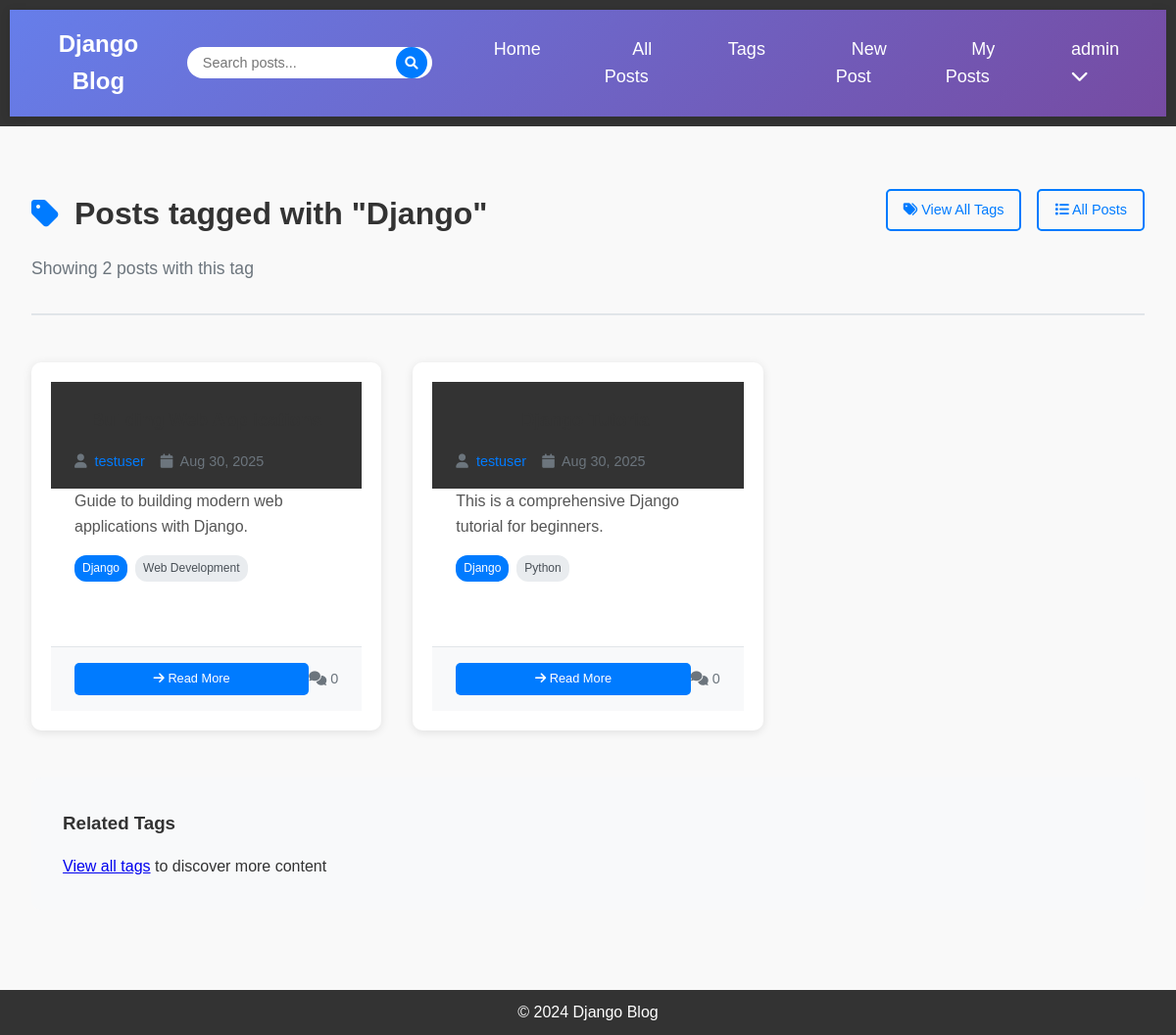
The app's page /tags/Django/ (signed in) with its own data.
### blog/models.py (models this page shows, shortened)
class Tag(models.Model):
    name = models.CharField(max_length=50, unique=True)
    created_at = models.DateTimeField(auto_now_add=True)
    class Meta:
        ordering = ['name']

class Post(models.Model):
    title = models.CharField(max_length=200)
    content = models.TextField()
    published_date = models.DateTimeField(auto_now_add=True)
    updated_date = models.DateTimeField(auto_now=True)
    author = models.ForeignKey(User, on_delete=models.CASCADE)
    tags = models.ManyToManyField(Tag, blank=True, related_name='posts')
    def get_absolute_url(self):
        return reverse('post-detail', kwargs={'pk': self.pk})
    class Meta:
        ordering = ['-published_date']

### blog/views.py (the view)
# urls.py: path('tags/<str:tag_name>/', views.PostsByTagView.as_view(), name='posts-by-tag'),
class PostsByTagView(ListView):
    model = Post
    template_name = 'blog/posts_by_tag.html'
    context_object_name = 'posts'
    paginate_by = 5
    def get_queryset(self):
        tag_name = self.kwargs.get('tag_name')
        return Post.objects.filter(tags__name__iexact=tag_name).order_by('-published_date')
    def get_context_data(self, **kwargs):
        context = super().get_context_data(**kwargs)
        tag_name = self.kwargs.get('tag_name')
        context['tag'] = get_object_or_404(Tag, name__iexact=tag_name)
        context['title'] = f'Posts tagged with "{tag_name}"'
        return context

### blog/templates/blog/posts_by_tag.html (shortened to what this page needs)
{% extends 'blog/base.html' %}
{% load static %}
{% block content %}
<div class="posts-by-tag-container">
    <div class="tag-header">
        <div class="tag-info">
            <h1>
                <i class="fas fa-tag"></i>
                Posts tagged with "{{ tag.name }}"
            </h1>
            <p class="tag-description">
                Showing {{ posts|length }} post{{ posts|length|pluralize }} with this tag
            </p>
        </div>
        <div class="tag-actions">
            <a href="{% url 'tag-list' %}" class="btn btn-outline">
                <i class="fas fa-tags"></i> View All Tags
            </a>
            <a href="{% url 'post-list' %}" class="btn btn-outline">
                <i class="fas fa-list"></i> All Posts
            </a>
        </div>
    </div>
    <div class="posts-grid">
        {% if posts %}
            {% for post in posts %}
                <article class="post-card">
                    <header class="post-card-header">
                        <h3 class="post-card-title">
                            <a href="{{ post.get_absolute_url }}">{{ post.title }}</a>
                        </h3>
                        <div class="post-card-meta">
                            <span class="author">
                                <i class="fas fa-user"></i>
                                <a href="{% url 'user-posts' post.author.username %}">{{ post.author.username }}</a>
                            </span>
                            <span class="date">
                                <i class="fas fa-calendar"></i>
                                {{ post.published_date|date:"M d, Y" }}
                            </span>
                        </div>
                    </header>
                    <div class="post-card-content">
                        {{ post.content|truncatewords:25|linebreaksbr }}
                    </div>
                    {% if post.tags.all %}
                        <div class="post-card-tags">
                            {% for post_tag in post.tags.all %}
                                <a href="{% url 'posts-by-tag' post_tag.name %}" class="tag-link">
                                    <span class="tag-mini {% if post_tag.name == tag.name %}tag-current{% endif %}">
                                        {{ post_tag.name }}
                                    </span>
                                </a>
                            {% endfor %}
                        </div>
                    {% endif %}
                    <footer class="post-card-footer">
                        <a href="{{ post.get_absolute_url }}" class="btn btn-primary btn-sm">
                            <i class="fas fa-arrow-right"></i> Read More
                        </a>
                        <div class="post-stats">
                            <span class="comments-count">
                                <i class="fas fa-comments"></i>
                                {{ post.comments.count }}
                            </span>
                        </div>
                    </footer>
                </article>
            {% endfor %}
        {% endif %}
    </div>
    <div class="related-tags">
        <h3>Related Tags</h3>
        <div class="related-tags-list">
            <p class="text-muted">
                <a href="{% url 'tag-list' %}">View all tags</a> to discover more content
            </p>
        </div>
    </div>
</div>
{% endblock %}

### blog/templates/blog/base.html (shortened to what this page needs)
{% load static %}
<!DOCTYPE html>
<html lang="en">
<head>
    <link rel="stylesheet" href="https://cdnjs.cloudflare.com/ajax/libs/font-awesome/6.0.0/css/all.min.css">
    <link rel="stylesheet" href="{% static 'css/styles.css' %}">
</head>
<body>
    <header>
        <nav class="navbar">
            <div class="nav-brand">
                <a href="{% url 'home' %}">Django Blog</a>
            </div>
            <div class="nav-search">
                <form method="GET" action="{% url 'search-results' %}" class="search-form">
                    <div class="search-input-group">
                        <input type="text" name="q" placeholder="Search posts..." value="{{ request.GET.q }}" class="search-input">
                        <button type="submit" class="search-btn">
                            <i class="fas fa-search"></i>
                        </button>
                    </div>
                </form>
            </div>
            <div class="nav-menu">
                <ul class="nav-links">
                    <li><a href="{% url 'home' %}">Home</a></li>
                    <li><a href="{% url 'post-list' %}">All Posts</a></li>
                    <li><a href="{% url 'tag-list' %}">Tags</a></li>
                    {% if user.is_authenticated %}
                        <li><a href="{% url 'post-create' %}">New Post</a></li>
                        <li><a href="{% url 'user-posts' user.username %}">My Posts</a></li>
                        <li class="nav-dropdown">
                            <a href="#" class="dropdown-toggle">{{ user.username }} <i class="fas fa-chevron-down"></i></a>
                        </li>
                    {% else %}
                        <li><a href="{% url 'login' %}">Login</a></li>
                        <li><a href="{% url 'register' %}">Register</a></li>
                    {% endif %}
                </ul>
            </div>
        </nav>
    </header>
    <div class="content">
        {% block content %}{% endblock %}
    </div>
    <footer>
        <p>&copy; 2024 Django Blog</p>
    </footer>
</body>
</html>

### blog/static/css/styles.css (style rules this page uses)
* { margin: 0; padding: 0; box-sizing: border-box; }
body { font-family: Arial, sans-serif; background-color: #f9f9f9; color: #333; line-height: 1.6; }
header { background-color: #333; padding: 10px; text-align: center; }
header nav ul { list-style-type: none; }
header nav ul li { display: inline; margin: 0 15px; }
header nav ul li a { color: white; text-decoration: none; font-size: 18px; transition: color 0.3s; }
.content { margin: 20px; max-width: 1200px; margin-left: auto; margin-right: auto; }
.btn-primary { background-color: #007bff; color: white; padding: 12px 30px; border: none; border-radius: 4px; font-size: 16px; cursor: pointer; width: 100%; transition: background-color 0.3s; }
.posts-grid { display: grid; grid-template-columns: repeat(auto-fit, minmax(300px, 1fr)); gap: 20px; margin-top: 20px; }
.post-card { background: white; padding: 20px; border-radius: 8px; box-shadow: 0 2px 10px rgba(0,0,0,0.1); transition: transform 0.2s; }
footer { text-align: center; margin-top: 50px; padding: 10px; background-color: #333; color: white; }
.btn { display: inline-block; padding: 10px 20px; text-decoration: none; border-radius: 4px; font-size: 14px; font-weight: 500; text-align: center; transition: all 0.3s; border: 1px solid transparent; cursor: pointer; }
.btn-primary { background-color: #007bff; color: white; border-color: #007bff; }
.btn-outline { background-color: transparent; color: #007bff; border-color: #007bff; }

### blog/templates/blog/base.html (style rules this page uses)
.navbar { display: flex; justify-content: space-between; align-items: center; padding: 1rem 2rem; background: linear-gradient(135deg, #667eea 0%, #764ba2 100%); box-shadow: 0 2px 10px rgba(0,0,0,0.1); position: sticky; top: 0; z-index: 1000; }
.nav-brand a { color: white; text-decoration: none; font-size: 1.5rem; font-weight: bold; }
.nav-search { flex: 1; max-width: 400px; margin: 0 2rem; }
.search-form { width: 100%; }
.search-input-group { position: relative; display: flex; }
.search-input { flex: 1; padding: 0.5rem 3rem 0.5rem 1rem; border: none; border-radius: 25px; font-size: 0.9rem; outline: none; }
.search-btn { position: absolute; right: 5px; top: 50%; transform: translateY(-50%); background: #007bff; color: white; border: none; border-radius: 50%; width: 32px; height: 32px; cursor: pointer; display: flex; align-items: center; justify-content: center; transition: background 0.2s ease; }
.nav-menu { display: flex; align-items: center; }
.nav-links { display: flex; list-style: none; margin: 0; padding: 0; gap: 1rem; }
.nav-links a { color: white; text-decoration: none; padding: 0.5rem 1rem; border-radius: 20px; transition: background 0.2s ease; }
.nav-dropdown { position: relative; }
.dropdown-toggle { cursor: pointer; }
.btn { display: inline-block; padding: 0.5rem 1rem; border: none; border-radius: 5px; text-decoration: none; cursor: pointer; transition: all 0.2s ease; font-size: 0.9rem; }
.btn-primary { background: #007bff; color: white; }
.btn-outline { background: transparent; border: 2px solid #007bff; color: #007bff; }
.btn-sm { padding: 0.375rem 0.75rem; font-size: 0.8rem; }

### records on screen
Tag: name "Django"
Post: author.username "testuser", published_date "Aug 30, 2025", content "Guide to building modern web applications with Django.", comments.count "0"
Tag: name "Web Development"
Post: author.username "testuser", published_date "Aug 30, 2025", content "This is a comprehensive Django tutorial for beginners.", comments.count "0"
Tag: name "Python"

### other values on screen
{{ user.username }} "admin"
{{ posts|length }} "2"
